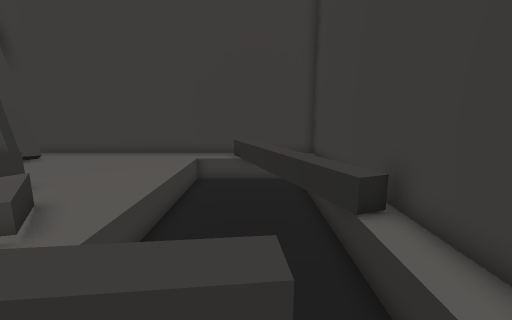
View 1 (above)

12 first-person views from a walk through a level from a Godot 3-D game. The camera is 1.2 m above the floor, tilts 10° down and sees 90° across. The floor is counted in squares, 0.5 m on a side. Each view is taken from the middle of a square. On the plan, view 1 faces up. The plan holds only what a view shows up to about 17 squares ahead; the rest is blank. The place goes on beyond the plan.

View 2
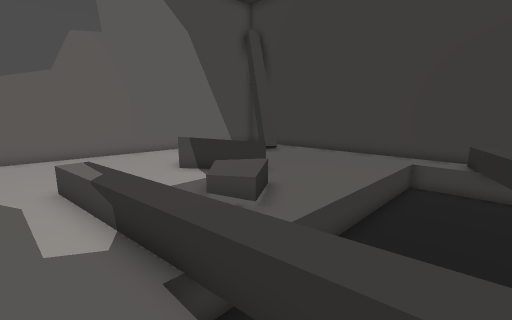

View 3
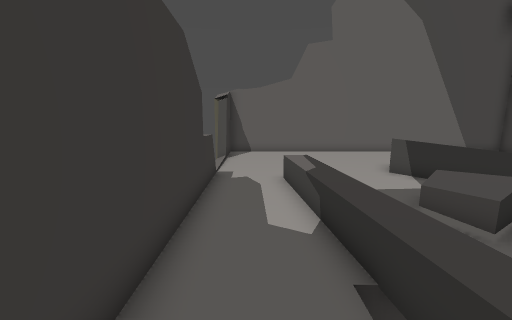

View 4
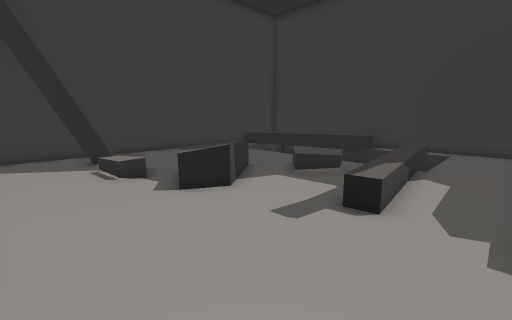

View 5
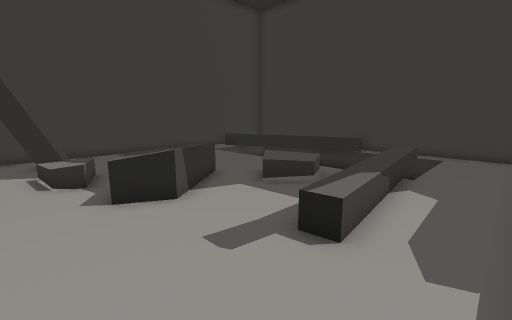

View 6
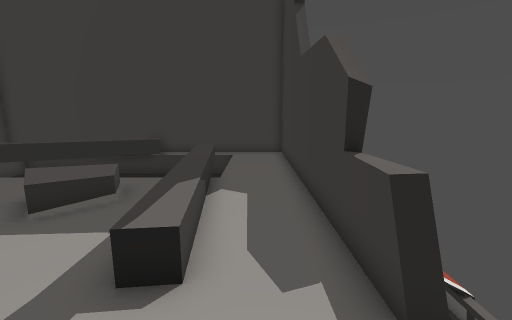

View 7
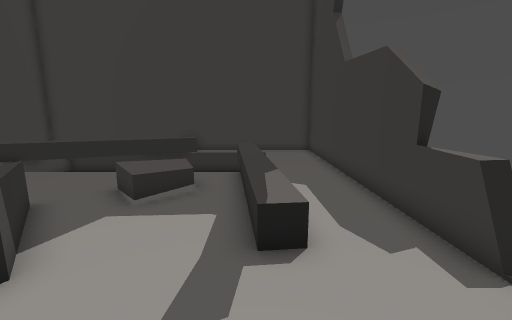

View 8
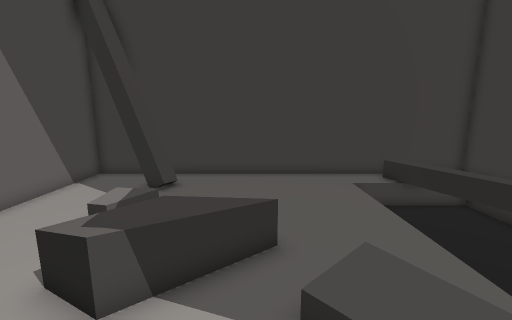

View 9
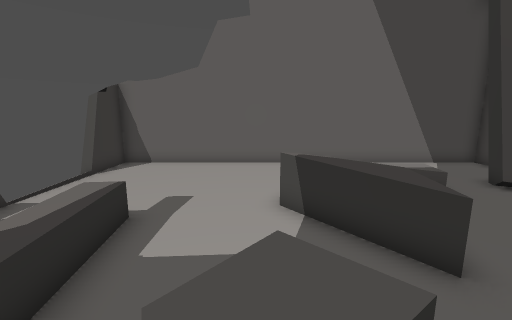

View 10
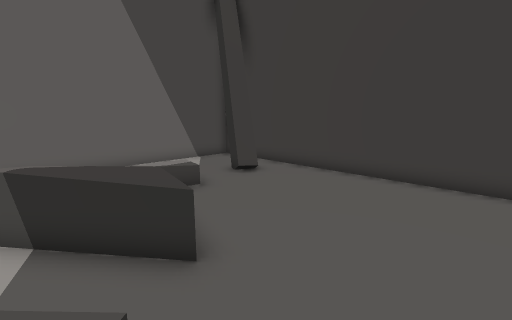

View 11
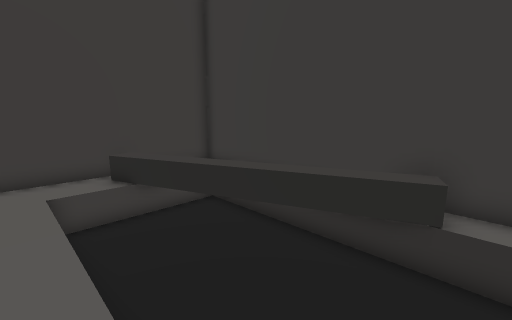

View 12
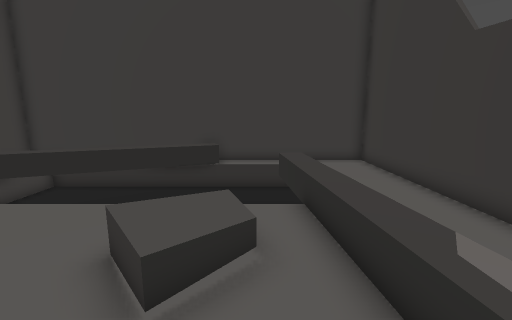

### Floor plan
Key: @ floor where view 1 was taken; # wall or solid block; x gap in a wall; . main floor; : floor 0.5 m higher than the main floor; / step, stairs or slope; = window, fence, low wall or low ledge; v drop or lower ground; O other object.
Columns run from 17 left of view 1 to 4 right of it. Each row starts with its distance up from view 1.
 16 #####################
 15 #..##...........O.  #
 14 #..##=........vvvOvv #
 13 #...==........vvvOvv #
 12 #.............vvvvvv #
 11 #...O.........vvvv:v #
 10 #...OO........vvvv:v #
  9 #.............vvvvvO #
  8 #.....=O#==...vvvvvO.#
  7 #....=##==....vvvvvv.#
  6 #....===...O..v  vvv.#
  5 #.........OOO.v  vvv.#
  4 #.............v  vvv.#
  3 #.............vvvvvv.#
  2 #......////:::::vvvv.#
  1 #.......//.......... #
  0 #................@..#
 -1 #...................#
 -2 ###vvvvx=############
 -3 #v

Positions as (right, up) in squares from view 1, and headings:
1: (0, 0), facing up
2: (0, 0), facing up-left
3: (0, 0), facing left
4: (-16, -1), facing up-right
5: (-14, -1), facing up-right
6: (-13, 0), facing right
7: (-14, 2), facing right
8: (-8, 2), facing up
9: (-4, 5), facing left
10: (-4, 6), facing up-left
11: (-4, 5), facing up-right
12: (-10, 4), facing right
